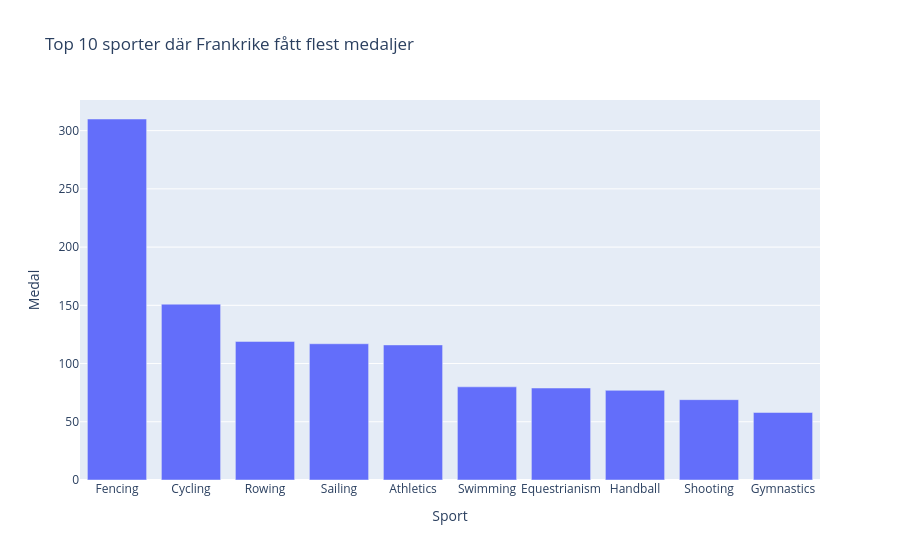

Notebook source saved alongside this figure:
### Code cell
top_sports = (
    country_df.dropna(subset=['Medal'])
    .groupby('Sport')['Medal']
    .count()
    .sort_values(ascending=False)
    .head(10)
    .reset_index()
)

print(top_sports)

fig = px.bar(top_sports,
             x='Sport',
             y='Medal',
             title='Top 10 sporter där Frankrike fått flest medaljer')
fig.show()

### Figure 1 — Plotly figure (JSON) as saved in the notebook; plotly's stock layout.template omitted (floating-point values rounded to 4 significant figures)
{"data": [{"hovertemplate": "Sport=%{x}<br>Medal=%{y}<extra></extra>", "legendgroup": "", "marker": {"color": "#636efa", "pattern": {"shape": ""}}, "name": "", "orientation": "v", "showlegend": false, "textposition": "auto", "type": "bar", "x": ["Fencing", "Cycling", "Rowing", "Sailing", "Athletics", "Swimming", "Equestrianism", "Handball", "Shooting", "Gymnastics"], "xaxis": "x", "y": [310, 151, 119, 117, 116, 80, 79, 77, 69, 58], "yaxis": "y"}], "layout": {"barmode": "relative", "legend": {"tracegroupgap": 0}, "title": {"text": "Top 10 sporter där Frankrike fått flest medaljer"}, "xaxis": {"anchor": "y", "domain": [0, 1], "title": {"text": "Sport"}}, "yaxis": {"anchor": "x", "domain": [0, 1], "title": {"text": "Medal"}}}}
